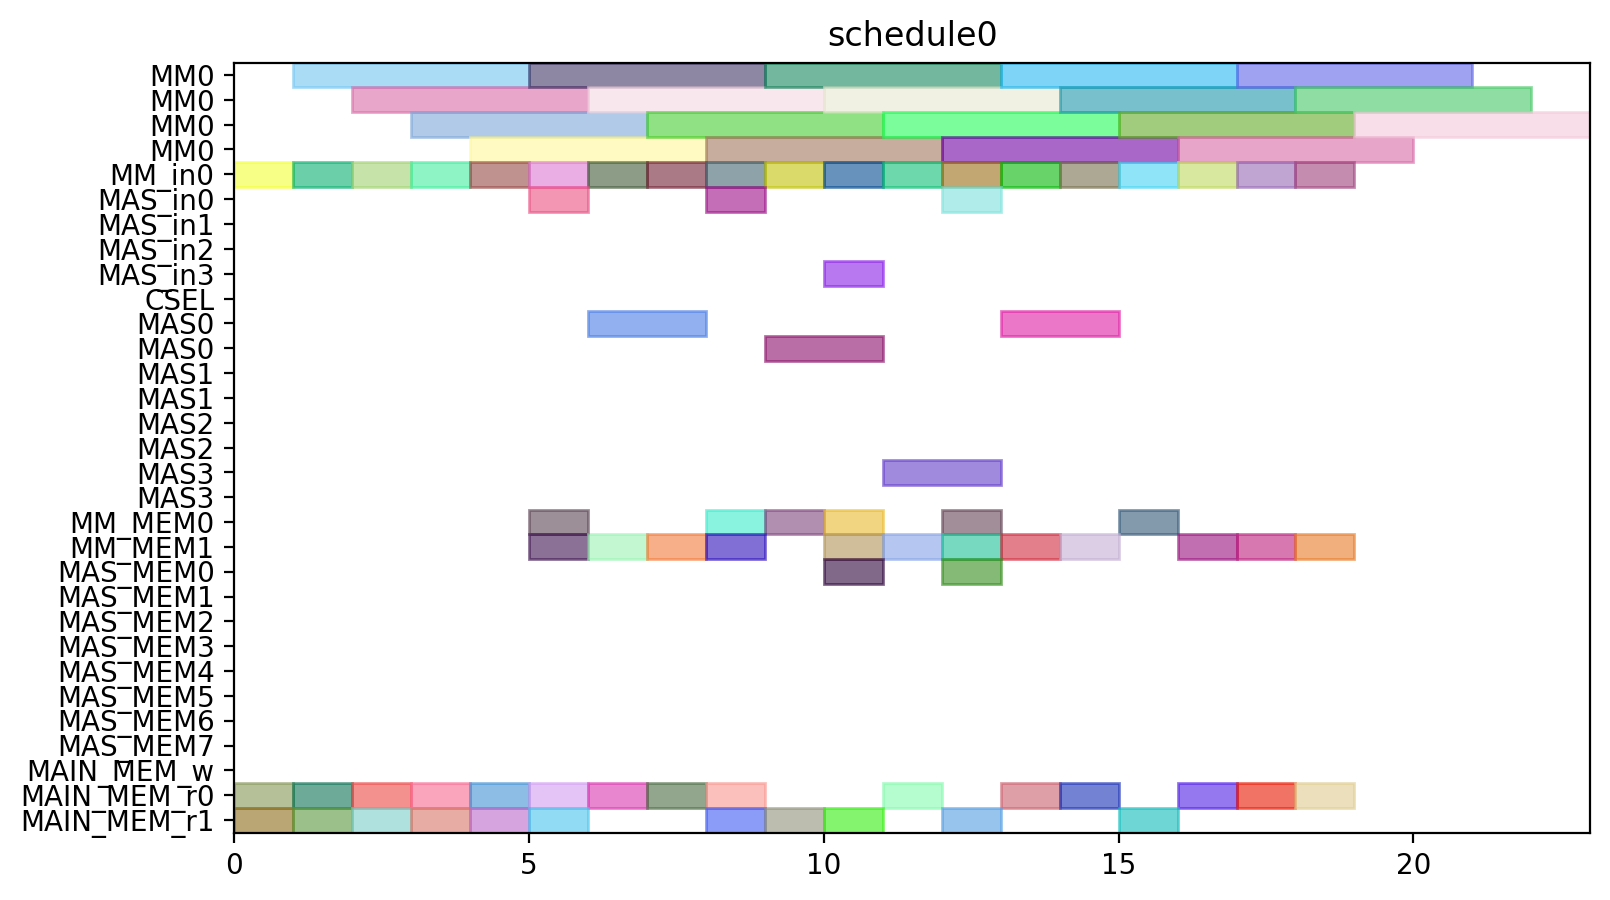

Generate this figure with Python:
from pyschedule import Scenario, solvers, plotters, alt


def solve():
	horizon = 120
	S = Scenario("schedule0", horizon=horizon)

	# resource
	MM = S.Resources('MM', num=1, size=4)
	MM_in = S.Resources('MM_in', num=1)
	MAS_in = S.Resources('MAS_in', num=4)
	CSEL = S.Resource('CSEL')
	MAS = S.Resources('MAS', num=4, size=2, periods=range(1, horizon))
	MM_MEM = S.Resources('MM_MEM', num=2)
	MAS_MEM = S.Resources('MAS_MEM', num=8)
	MAIN_MEM_w = S.Resource('MAIN_MEM_w', size=1)
	MAIN_MEM_r = S.Resources('MAIN_MEM_r', num=2)

	# result of previous scheduling

	# new tasks
	Z_exp2 = S.Task('Z_exp2', length=4, delay_cost=1)
	Z_exp2 += alt(MM)
	Z_exp2_in = S.Task('Z_exp2_in', length=1, delay_cost=1)
	Z_exp2_in += alt(MM_in)
	S += Z_exp2_in*MM_in[0]<=Z_exp2*MM[0]
	Z_exp2_mem0 = S.Task('Z_exp2_mem0', length=1, delay_cost=1)
	Z_exp2_mem0 += MAIN_MEM_r[0]
	S += Z_exp2_mem0 <= Z_exp2

	Z_exp2_mem1 = S.Task('Z_exp2_mem1', length=1, delay_cost=1)
	Z_exp2_mem1 += MAIN_MEM_r[1]
	S += Z_exp2_mem1 <= Z_exp2

	NX0 = S.Task('NX0', length=4, delay_cost=1)
	NX0 += alt(MM)
	NX0_in = S.Task('NX0_in', length=1, delay_cost=1)
	NX0_in += alt(MM_in)
	S += NX0_in*MM_in[0]<=NX0*MM[0]
	NX0_mem0 = S.Task('NX0_mem0', length=1, delay_cost=1)
	NX0_mem0 += MAIN_MEM_r[0]
	S += NX0_mem0 <= NX0

	NX0_mem1 = S.Task('NX0_mem1', length=1, delay_cost=1)
	NX0_mem1 += MAIN_MEM_r[1]
	S += NX0_mem1 <= NX0

	k0_10_Z1 = S.Task('k0_10_Z1', length=4, delay_cost=1)
	k0_10_Z1 += alt(MM)
	k0_10_Z1_in = S.Task('k0_10_Z1_in', length=1, delay_cost=1)
	k0_10_Z1_in += alt(MM_in)
	S += k0_10_Z1_in*MM_in[0]<=k0_10_Z1*MM[0]
	k0_10_Z1_mem0 = S.Task('k0_10_Z1_mem0', length=1, delay_cost=1)
	k0_10_Z1_mem0 += MAIN_MEM_r[0]
	S += k0_10_Z1_mem0 <= k0_10_Z1

	k0_10_Z1_mem1 = S.Task('k0_10_Z1_mem1', length=1, delay_cost=1)
	k0_10_Z1_mem1 += MAIN_MEM_r[1]
	S += k0_10_Z1_mem1 <= k0_10_Z1

	DX0 = S.Task('DX0', length=4, delay_cost=1)
	DX0 += alt(MM)
	DX0_in = S.Task('DX0_in', length=1, delay_cost=1)
	DX0_in += alt(MM_in)
	S += DX0_in*MM_in[0]<=DX0*MM[0]
	DX0_mem0 = S.Task('DX0_mem0', length=1, delay_cost=1)
	DX0_mem0 += MAIN_MEM_r[0]
	S += DX0_mem0 <= DX0

	DX0_mem1 = S.Task('DX0_mem1', length=1, delay_cost=1)
	DX0_mem1 += MAIN_MEM_r[1]
	S += DX0_mem1 <= DX0

	NY0 = S.Task('NY0', length=4, delay_cost=1)
	NY0 += alt(MM)
	NY0_in = S.Task('NY0_in', length=1, delay_cost=1)
	NY0_in += alt(MM_in)
	S += NY0_in*MM_in[0]<=NY0*MM[0]
	NY0_mem0 = S.Task('NY0_mem0', length=1, delay_cost=1)
	NY0_mem0 += MAIN_MEM_r[0]
	S += NY0_mem0 <= NY0

	NY0_mem1 = S.Task('NY0_mem1', length=1, delay_cost=1)
	NY0_mem1 += MAIN_MEM_r[1]
	S += NY0_mem1 <= NY0

	k2_14_Z1 = S.Task('k2_14_Z1', length=4, delay_cost=1)
	k2_14_Z1 += alt(MM)
	k2_14_Z1_in = S.Task('k2_14_Z1_in', length=1, delay_cost=1)
	k2_14_Z1_in += alt(MM_in)
	S += k2_14_Z1_in*MM_in[0]<=k2_14_Z1*MM[0]
	k2_14_Z1_mem0 = S.Task('k2_14_Z1_mem0', length=1, delay_cost=1)
	k2_14_Z1_mem0 += MAIN_MEM_r[0]
	S += k2_14_Z1_mem0 <= k2_14_Z1

	k2_14_Z1_mem1 = S.Task('k2_14_Z1_mem1', length=1, delay_cost=1)
	k2_14_Z1_mem1 += MAIN_MEM_r[1]
	S += k2_14_Z1_mem1 <= k2_14_Z1

	DY0 = S.Task('DY0', length=4, delay_cost=1)
	DY0 += alt(MM)
	DY0_in = S.Task('DY0_in', length=1, delay_cost=1)
	DY0_in += alt(MM_in)
	S += DY0_in*MM_in[0]<=DY0*MM[0]
	DY0_mem0 = S.Task('DY0_mem0', length=1, delay_cost=1)
	DY0_mem0 += MAIN_MEM_r[0]
	S += DY0_mem0 <= DY0

	DY0_mem1 = S.Task('DY0_mem1', length=1, delay_cost=1)
	DY0_mem1 += MAIN_MEM_r[1]
	S += DY0_mem1 <= DY0

	Z_exp3 = S.Task('Z_exp3', length=4, delay_cost=1)
	Z_exp3 += alt(MM)
	Z_exp3_in = S.Task('Z_exp3_in', length=1, delay_cost=1)
	Z_exp3_in += alt(MM_in)
	S += Z_exp3_in*MM_in[0]<=Z_exp3*MM[0]
	Z_exp3_mem0 = S.Task('Z_exp3_mem0', length=1, delay_cost=1)
	Z_exp3_mem0 += alt(MM_MEM)
	S += (Z_exp2*MM[0])-1 < Z_exp3_mem0*MM_MEM[0]
	S += Z_exp3_mem0 <= Z_exp3

	Z_exp3_mem1 = S.Task('Z_exp3_mem1', length=1, delay_cost=1)
	Z_exp3_mem1 += MAIN_MEM_r[1]
	S += Z_exp3_mem1 <= Z_exp3

	NX1_ = S.Task('NX1_', length=2, delay_cost=1)
	NX1_ += alt(MAS)
	NX1__in = S.Task('NX1__in', length=1, delay_cost=1)
	NX1__in += alt(MAS_in)
	S += NX1__in*MAS_in[0]<=NX1_*MAS[0]

	S += NX1__in*MAS_in[1]<=NX1_*MAS[1]

	S += NX1__in*MAS_in[2]<=NX1_*MAS[2]

	S += NX1__in*MAS_in[3]<=NX1_*MAS[3]

	NX1__mem0 = S.Task('NX1__mem0', length=1, delay_cost=1)
	NX1__mem0 += alt(MM_MEM)
	S += (NX0*MM[0])-1 < NX1__mem0*MM_MEM[0]
	S += NX1__mem0 <= NX1_

	NX1__mem1 = S.Task('NX1__mem1', length=1, delay_cost=1)
	NX1__mem1 += alt(MM_MEM)
	S += (k0_10_Z1*MM[0])-1 < NX1__mem1*MM_MEM[1]
	S += NX1__mem1 <= NX1_

	k0_9_Z2 = S.Task('k0_9_Z2', length=4, delay_cost=1)
	k0_9_Z2 += alt(MM)
	k0_9_Z2_in = S.Task('k0_9_Z2_in', length=1, delay_cost=1)
	k0_9_Z2_in += alt(MM_in)
	S += k0_9_Z2_in*MM_in[0]<=k0_9_Z2*MM[0]
	k0_9_Z2_mem0 = S.Task('k0_9_Z2_mem0', length=1, delay_cost=1)
	k0_9_Z2_mem0 += MAIN_MEM_r[0]
	S += k0_9_Z2_mem0 <= k0_9_Z2

	k0_9_Z2_mem1 = S.Task('k0_9_Z2_mem1', length=1, delay_cost=1)
	k0_9_Z2_mem1 += alt(MM_MEM)
	S += (Z_exp2*MM[0])-1 < k0_9_Z2_mem1*MM_MEM[1]
	S += k0_9_Z2_mem1 <= k0_9_Z2

	k1_9_Z2 = S.Task('k1_9_Z2', length=4, delay_cost=1)
	k1_9_Z2 += alt(MM)
	k1_9_Z2_in = S.Task('k1_9_Z2_in', length=1, delay_cost=1)
	k1_9_Z2_in += alt(MM_in)
	S += k1_9_Z2_in*MM_in[0]<=k1_9_Z2*MM[0]
	k1_9_Z2_mem0 = S.Task('k1_9_Z2_mem0', length=1, delay_cost=1)
	k1_9_Z2_mem0 += MAIN_MEM_r[0]
	S += k1_9_Z2_mem0 <= k1_9_Z2

	k1_9_Z2_mem1 = S.Task('k1_9_Z2_mem1', length=1, delay_cost=1)
	k1_9_Z2_mem1 += alt(MM_MEM)
	S += (Z_exp2*MM[0])-1 < k1_9_Z2_mem1*MM_MEM[1]
	S += k1_9_Z2_mem1 <= k1_9_Z2

	NY1_ = S.Task('NY1_', length=2, delay_cost=1)
	NY1_ += alt(MAS)
	NY1__in = S.Task('NY1__in', length=1, delay_cost=1)
	NY1__in += alt(MAS_in)
	S += NY1__in*MAS_in[0]<=NY1_*MAS[0]

	S += NY1__in*MAS_in[1]<=NY1_*MAS[1]

	S += NY1__in*MAS_in[2]<=NY1_*MAS[2]

	S += NY1__in*MAS_in[3]<=NY1_*MAS[3]

	NY1__mem0 = S.Task('NY1__mem0', length=1, delay_cost=1)
	NY1__mem0 += alt(MM_MEM)
	S += (NY0*MM[0])-1 < NY1__mem0*MM_MEM[0]
	S += NY1__mem0 <= NY1_

	NY1__mem1 = S.Task('NY1__mem1', length=1, delay_cost=1)
	NY1__mem1 += alt(MM_MEM)
	S += (k2_14_Z1*MM[0])-1 < NY1__mem1*MM_MEM[1]
	S += NY1__mem1 <= NY1_

	k2_13_Z2 = S.Task('k2_13_Z2', length=4, delay_cost=1)
	k2_13_Z2 += alt(MM)
	k2_13_Z2_in = S.Task('k2_13_Z2_in', length=1, delay_cost=1)
	k2_13_Z2_in += alt(MM_in)
	S += k2_13_Z2_in*MM_in[0]<=k2_13_Z2*MM[0]
	k2_13_Z2_mem0 = S.Task('k2_13_Z2_mem0', length=1, delay_cost=1)
	k2_13_Z2_mem0 += MAIN_MEM_r[0]
	S += k2_13_Z2_mem0 <= k2_13_Z2

	k2_13_Z2_mem1 = S.Task('k2_13_Z2_mem1', length=1, delay_cost=1)
	k2_13_Z2_mem1 += alt(MM_MEM)
	S += (Z_exp2*MM[0])-1 < k2_13_Z2_mem1*MM_MEM[1]
	S += k2_13_Z2_mem1 <= k2_13_Z2

	k3_14_Z2 = S.Task('k3_14_Z2', length=4, delay_cost=1)
	k3_14_Z2 += alt(MM)
	k3_14_Z2_in = S.Task('k3_14_Z2_in', length=1, delay_cost=1)
	k3_14_Z2_in += alt(MM_in)
	S += k3_14_Z2_in*MM_in[0]<=k3_14_Z2*MM[0]
	k3_14_Z2_mem0 = S.Task('k3_14_Z2_mem0', length=1, delay_cost=1)
	k3_14_Z2_mem0 += MAIN_MEM_r[0]
	S += k3_14_Z2_mem0 <= k3_14_Z2

	k3_14_Z2_mem1 = S.Task('k3_14_Z2_mem1', length=1, delay_cost=1)
	k3_14_Z2_mem1 += alt(MM_MEM)
	S += (Z_exp2*MM[0])-1 < k3_14_Z2_mem1*MM_MEM[1]
	S += k3_14_Z2_mem1 <= k3_14_Z2

	Z_exp4 = S.Task('Z_exp4', length=4, delay_cost=1)
	Z_exp4 += alt(MM)
	Z_exp4_in = S.Task('Z_exp4_in', length=1, delay_cost=1)
	Z_exp4_in += alt(MM_in)
	S += Z_exp4_in*MM_in[0]<=Z_exp4*MM[0]
	Z_exp4_mem0 = S.Task('Z_exp4_mem0', length=1, delay_cost=1)
	Z_exp4_mem0 += alt(MM_MEM)
	S += (Z_exp3*MM[0])-1 < Z_exp4_mem0*MM_MEM[0]
	S += Z_exp4_mem0 <= Z_exp4

	Z_exp4_mem1 = S.Task('Z_exp4_mem1', length=1, delay_cost=1)
	Z_exp4_mem1 += MAIN_MEM_r[1]
	S += Z_exp4_mem1 <= Z_exp4

	NX1 = S.Task('NX1', length=4, delay_cost=1)
	NX1 += alt(MM)
	NX1_in = S.Task('NX1_in', length=1, delay_cost=1)
	NX1_in += alt(MM_in)
	S += NX1_in*MM_in[0]<=NX1*MM[0]
	NX1_mem0 = S.Task('NX1_mem0', length=1, delay_cost=1)
	NX1_mem0 += alt(MAS_MEM)
	S += (NX1_*MAS[0])-1 < NX1_mem0*MAS_MEM[0]
	S += (NX1_*MAS[1])-1 < NX1_mem0*MAS_MEM[2]
	S += (NX1_*MAS[2])-1 < NX1_mem0*MAS_MEM[4]
	S += (NX1_*MAS[3])-1 < NX1_mem0*MAS_MEM[6]
	S += NX1_mem0 <= NX1

	NX1_mem1 = S.Task('NX1_mem1', length=1, delay_cost=1)
	NX1_mem1 += MAIN_MEM_r[1]
	S += NX1_mem1 <= NX1

	k0_8_Z3 = S.Task('k0_8_Z3', length=4, delay_cost=1)
	k0_8_Z3 += alt(MM)
	k0_8_Z3_in = S.Task('k0_8_Z3_in', length=1, delay_cost=1)
	k0_8_Z3_in += alt(MM_in)
	S += k0_8_Z3_in*MM_in[0]<=k0_8_Z3*MM[0]
	k0_8_Z3_mem0 = S.Task('k0_8_Z3_mem0', length=1, delay_cost=1)
	k0_8_Z3_mem0 += MAIN_MEM_r[0]
	S += k0_8_Z3_mem0 <= k0_8_Z3

	k0_8_Z3_mem1 = S.Task('k0_8_Z3_mem1', length=1, delay_cost=1)
	k0_8_Z3_mem1 += alt(MM_MEM)
	S += (Z_exp3*MM[0])-1 < k0_8_Z3_mem1*MM_MEM[1]
	S += k0_8_Z3_mem1 <= k0_8_Z3

	DX1_ = S.Task('DX1_', length=2, delay_cost=1)
	DX1_ += alt(MAS)
	DX1__in = S.Task('DX1__in', length=1, delay_cost=1)
	DX1__in += alt(MAS_in)
	S += DX1__in*MAS_in[0]<=DX1_*MAS[0]

	S += DX1__in*MAS_in[1]<=DX1_*MAS[1]

	S += DX1__in*MAS_in[2]<=DX1_*MAS[2]

	S += DX1__in*MAS_in[3]<=DX1_*MAS[3]

	DX1__mem0 = S.Task('DX1__mem0', length=1, delay_cost=1)
	DX1__mem0 += alt(MM_MEM)
	S += (DX0*MM[0])-1 < DX1__mem0*MM_MEM[0]
	S += DX1__mem0 <= DX1_

	DX1__mem1 = S.Task('DX1__mem1', length=1, delay_cost=1)
	DX1__mem1 += alt(MM_MEM)
	S += (k1_9_Z2*MM[0])-1 < DX1__mem1*MM_MEM[1]
	S += DX1__mem1 <= DX1_

	k1_8_Z3 = S.Task('k1_8_Z3', length=4, delay_cost=1)
	k1_8_Z3 += alt(MM)
	k1_8_Z3_in = S.Task('k1_8_Z3_in', length=1, delay_cost=1)
	k1_8_Z3_in += alt(MM_in)
	S += k1_8_Z3_in*MM_in[0]<=k1_8_Z3*MM[0]
	k1_8_Z3_mem0 = S.Task('k1_8_Z3_mem0', length=1, delay_cost=1)
	k1_8_Z3_mem0 += MAIN_MEM_r[0]
	S += k1_8_Z3_mem0 <= k1_8_Z3

	k1_8_Z3_mem1 = S.Task('k1_8_Z3_mem1', length=1, delay_cost=1)
	k1_8_Z3_mem1 += alt(MM_MEM)
	S += (Z_exp3*MM[0])-1 < k1_8_Z3_mem1*MM_MEM[1]
	S += k1_8_Z3_mem1 <= k1_8_Z3

	NY1 = S.Task('NY1', length=4, delay_cost=1)
	NY1 += alt(MM)
	NY1_in = S.Task('NY1_in', length=1, delay_cost=1)
	NY1_in += alt(MM_in)
	S += NY1_in*MM_in[0]<=NY1*MM[0]
	NY1_mem0 = S.Task('NY1_mem0', length=1, delay_cost=1)
	NY1_mem0 += alt(MAS_MEM)
	S += (NY1_*MAS[0])-1 < NY1_mem0*MAS_MEM[0]
	S += (NY1_*MAS[1])-1 < NY1_mem0*MAS_MEM[2]
	S += (NY1_*MAS[2])-1 < NY1_mem0*MAS_MEM[4]
	S += (NY1_*MAS[3])-1 < NY1_mem0*MAS_MEM[6]
	S += NY1_mem0 <= NY1

	NY1_mem1 = S.Task('NY1_mem1', length=1, delay_cost=1)
	NY1_mem1 += MAIN_MEM_r[1]
	S += NY1_mem1 <= NY1

	k2_12_Z3 = S.Task('k2_12_Z3', length=4, delay_cost=1)
	k2_12_Z3 += alt(MM)
	k2_12_Z3_in = S.Task('k2_12_Z3_in', length=1, delay_cost=1)
	k2_12_Z3_in += alt(MM_in)
	S += k2_12_Z3_in*MM_in[0]<=k2_12_Z3*MM[0]
	k2_12_Z3_mem0 = S.Task('k2_12_Z3_mem0', length=1, delay_cost=1)
	k2_12_Z3_mem0 += MAIN_MEM_r[0]
	S += k2_12_Z3_mem0 <= k2_12_Z3

	k2_12_Z3_mem1 = S.Task('k2_12_Z3_mem1', length=1, delay_cost=1)
	k2_12_Z3_mem1 += alt(MM_MEM)
	S += (Z_exp3*MM[0])-1 < k2_12_Z3_mem1*MM_MEM[1]
	S += k2_12_Z3_mem1 <= k2_12_Z3

	DY1_ = S.Task('DY1_', length=2, delay_cost=1)
	DY1_ += alt(MAS)
	DY1__in = S.Task('DY1__in', length=1, delay_cost=1)
	DY1__in += alt(MAS_in)
	S += DY1__in*MAS_in[0]<=DY1_*MAS[0]

	S += DY1__in*MAS_in[1]<=DY1_*MAS[1]

	S += DY1__in*MAS_in[2]<=DY1_*MAS[2]

	S += DY1__in*MAS_in[3]<=DY1_*MAS[3]

	DY1__mem0 = S.Task('DY1__mem0', length=1, delay_cost=1)
	DY1__mem0 += alt(MM_MEM)
	S += (DY0*MM[0])-1 < DY1__mem0*MM_MEM[0]
	S += DY1__mem0 <= DY1_

	DY1__mem1 = S.Task('DY1__mem1', length=1, delay_cost=1)
	DY1__mem1 += alt(MM_MEM)
	S += (k3_14_Z2*MM[0])-1 < DY1__mem1*MM_MEM[1]
	S += DY1__mem1 <= DY1_

	k3_13_Z3 = S.Task('k3_13_Z3', length=4, delay_cost=1)
	k3_13_Z3 += alt(MM)
	k3_13_Z3_in = S.Task('k3_13_Z3_in', length=1, delay_cost=1)
	k3_13_Z3_in += alt(MM_in)
	S += k3_13_Z3_in*MM_in[0]<=k3_13_Z3*MM[0]
	k3_13_Z3_mem0 = S.Task('k3_13_Z3_mem0', length=1, delay_cost=1)
	k3_13_Z3_mem0 += MAIN_MEM_r[0]
	S += k3_13_Z3_mem0 <= k3_13_Z3

	k3_13_Z3_mem1 = S.Task('k3_13_Z3_mem1', length=1, delay_cost=1)
	k3_13_Z3_mem1 += alt(MM_MEM)
	S += (Z_exp3*MM[0])-1 < k3_13_Z3_mem1*MM_MEM[1]
	S += k3_13_Z3_mem1 <= k3_13_Z3

	solvers.mip.solve(S,msg=1,kind='CPLEX',ratio_gap=1.01)

	solution = [['hoge']*len(S.solution()[1]) for i in range(len(S.solution()))]
	for i in range(len(S.solution())):
		for j in range(len(S.solution()[i])):
			solution[i][j]=str(S.solution()[i][j])
	print(solution)

	cycles = int(solution[-1][3])

	pic_file_name = "/home/mfukuda/ABE/multiRAM_multiMAS_16mux/scheduling_result/stage4MM1_stage2MAS4/ISOGENY/schedule0.png"
	if(S.solution() != []):
		plotters.matplotlib.plot(S,img_filename=pic_file_name, show_task_labels=False, fig_size=(cycles*0.25+3, 5))

	return solution
